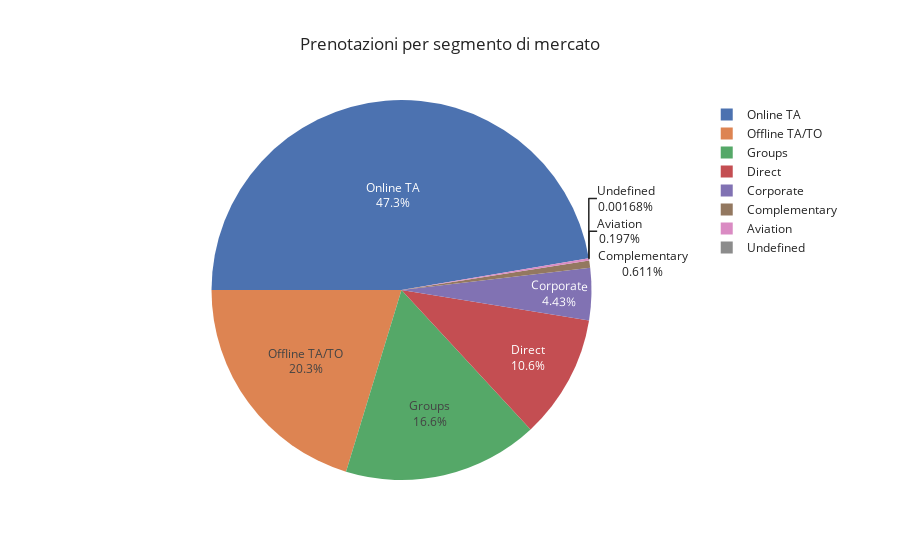

The notebook cell this image was saved under:
### Markdown cell above
### Prenotazioni per segmento di mercato

### Code cell
# Prenotazioni per segmento di mercato(consideriamo anche le cancellazioni)
segmenti_mercato=set_intero_pulito["market_segment"].value_counts()

# grafico a torta
fig = px.pie(segmenti_mercato,
             values=segmenti_mercato.values,
             names=segmenti_mercato.index,
             title="Prenotazioni per segmento di mercato",
             template="seaborn")
fig.update_traces(rotation=-90, textinfo="percent+label")
fig.show()

### Figure 1 — Plotly figure (JSON) as saved in the notebook; plotly's stock layout.template omitted (floating-point values rounded to 4 significant figures)
{"data": [{"domain": {"x": [0, 1], "y": [0, 1]}, "hovertemplate": "index=%{label}<br>value=%{value}<extra></extra>", "labels": ["Online TA", "Offline TA/TO", "Groups", "Direct", "Corporate", "Complementary", "Aviation", "Undefined"], "legendgroup": "", "name": "", "rotation": -90, "showlegend": true, "textinfo": "percent+label", "type": "pie", "values": [56408, 24182, 19791, 12582, 5282, 728, 235, 2]}], "layout": {"legend": {"tracegroupgap": 0}, "title": {"text": "Prenotazioni per segmento di mercato"}}}
